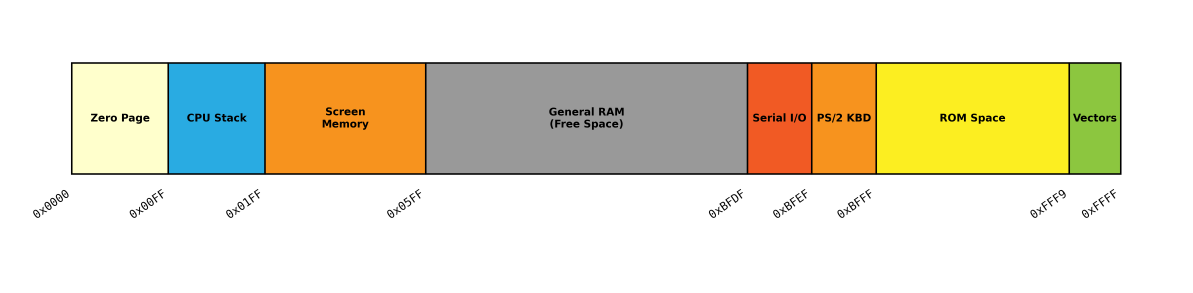
#> input picture assets/images/6502_memory_map_horizontal.png, 4770 x 1170 px (shown at 1/4 size)
$ python img2_6502asm.py ../assets/images/6502_memory_map_horizontal.png
#> lines starting #> are read from the running program, lines starting #| are printed output that depends on the picture
import sys
from PIL import Image

PALETTE = [
    (0, 0, 0),
    (255, 255, 255),
    (255, 0, 0),
    (0, 255, 255),
    (255, 0, 255),
    (0, 255, 0),
    (0, 0, 255),
    (255, 255, 0),
    (255, 128, 0),
    (128, 64, 0),
    (255, 64, 64),
    (32, 32, 32),
    (128, 128, 128),
    (64, 64, 255),
    (64, 255, 64),
    (200, 200, 200),
]

def find_closest_color(rgb):
    r, g, b = rgb[:3]
    min_dist = float('inf')
    closest_idx = 0
    for idx, (pr, pg, pb) in enumerate(PALETTE):
        dist = (r - pr)**2 + (g- pg)**2 + (b - pb)**2
        if dist < min_dist:
            min_dist = dist
            closest_idx = idx
    return closest_idx

def convert_image(image_path, output_asm_path):
#> called with output_asm_path = 'output.s'
    img = Image.open(image_path).convert('RGB')
    img = img.resize((32, 32))
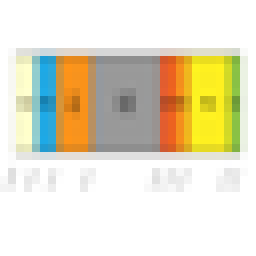
#> img: PIL image 32x32 RGB (shown 8 times larger); mean R, G, B 229.8, 224, 200.8

    pixel_bytes = []
    for y in range(32):
        for x in range(32):
            rgb = img.getpixel((x, y))
            color_idx = find_closest_color(rgb)
            pixel_bytes.append(color_idx)
#> after the loop, pixel_bytes = 1024 values, max 15 at index 194, min 1 at index 0, mean 4.52

    asm_template = f"""
.segment "CODE"

.segment "RODATA"

image_data:
"""
    lines = []
    for i in range(0, len(pixel_bytes), 16):
        chunk = pixel_bytes[i:i+16]
        bytes_str = ", ".join(f"${b:02X}" for b in chunk)
        lines.append(f"    .byte {bytes_str}")

        full_asm = asm_template + "\n".join(lines)

        with open(output_asm_path, "w") as f:
            f.write(full_asm)

        print(f"Succefully converted '{image_path}' -> '{output_asm_path}' !")
#> this loop made 64 passes
#> (i, chunk) on passes 2 to 11: (16, [1, 1, 1, 1, 1, 1, 1, 1, 1, 1, 1, 1, 1, 1, 1, 1]), (32, [1, 1, 1, 1, 1, 1, 1, 1, 1, 1, 1, 1, 1, 1, 1, 1]), (48, [1, 1, 1, 1, 1, 1, 1, 1, 1, 1, 1, 1, 1, 1, 1, 1]), (64, [1, 1, 1, 1, 1, 1, 1, 1, 1, 1, 1, 1, 1, 1, 1, 1]), (80, [1, 1, 1, 1, 1, 1, 1, 1, 1, 1, 1, 1, 1, 1, 1, 1]), (96, [1, 1, 1, 1, 1, 1, 1, 1, 1, 1, 1, 1, 1, 1, 1, 1]), (112, [1, 1, 1, 1, 1, 1, 1, 1, 1, 1, 1, 1, 1, 1, 1, 1]), (128, [1, 1, 1, 1, 1, 1, 1, 1, 1, 1, 1, 1, 1, 1, 1, 1]), (144, [1, 1, 1, 1, 1, 1, 1, 1, 1, 1, 1, 1, 1, 1, 1, 1]), (160, [1, 1, 1, 1, 1, 1, 1, 1, 1, 1, 1, 1, 1, 1, 1, 1])
#> i on passes 13, 14, 40: 192, 208, 624
#| Succefully converted '../assets/images/6502_memory_map_horizontal.png' -> 'output.s' !
#| Succefully converted '../assets/images/6502_memory_map_horizontal.png' -> 'output.s' !
#| Succefully converted '../assets/images/6502_memory_map_horizontal.png' -> 'output.s' !
#| Succefully converted '../assets/images/6502_memory_map_horizontal.png' -> 'output.s' !
#| Succefully converted '../assets/images/6502_memory_map_horizontal.png' -> 'output.s' !
#| Succefully converted '../assets/images/6502_memory_map_horizontal.png' -> 'output.s' !
#| Succefully converted '../assets/images/6502_memory_map_horizontal.png' -> 'output.s' !
#| Succefully converted '../assets/images/6502_memory_map_horizontal.png' -> 'output.s' !
#> (further printed lines are left out)
#> after the loop, lines = 64 items

if __name__ == "__main__":
    if len(sys.argv) < 2:
        print("Usage: python img2_6502asm.py <image.png>")
    else :
        input_file = sys.argv[1]
        convert_image(input_file, "output.s")
